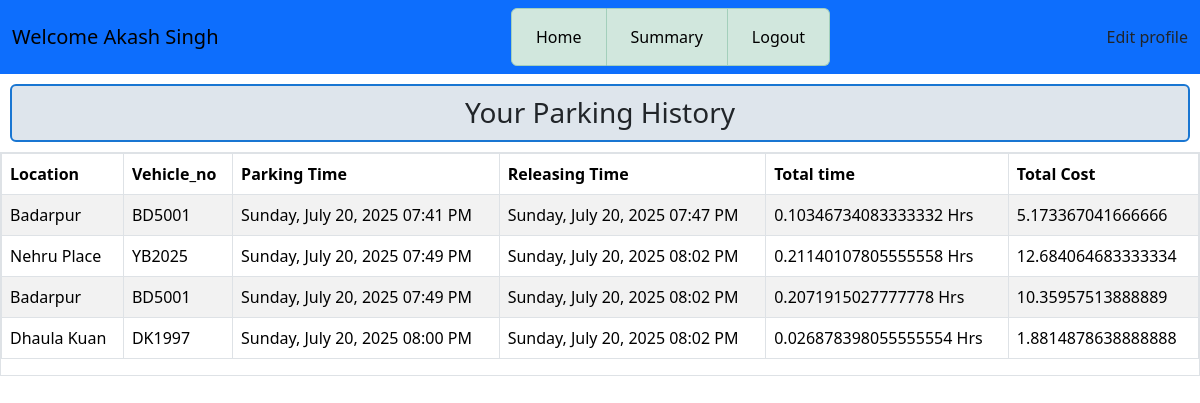
The page /user_summary/3 on the database its author committed.
### application/models.py (models this page shows)
class Users(db.Model):
    id = db.Column(db.Integer, primary_key=True, autoincrement=True)
    email = db.Column(db.String(50), unique=True, nullable=False)
    password = db.Column(db.String(50), nullable=False)
    fullname = db.Column(db.String(50), nullable=False)
    address = db.Column(db.String(400), nullable=False)
    pincode = db.Column(db.String(10), nullable=False)
    type = db.Column(db.String(10), nullable=False, default="user")  # 'user' or 'admin'

class Reserve(db.Model):
    id = db.Column(db.Integer, primary_key=True, autoincrement=True)
    user_id = db.Column(db.Integer, db.ForeignKey('users.id'), nullable=False)
    lot_id = db.Column(db.Integer, db.ForeignKey('lots.id'), nullable=False)
    spot_id = db.Column(db.String, db.ForeignKey('spots.id'), nullable=False)
    start_time = db.Column(db.DateTime)
    end_time = db.Column(db.DateTime)
    total_time = db.Column(db.Float)  # in hours
    location = db.Column(db.String(200), nullable=False)
    status = db.Column(db.String, default="Unoccupied") # Unoccupied or Occupied
    cost = db.Column(db.Float)
    vehicle_no = db.Column(db.String(20), nullable=False)

### application/controllers.py (the view)
@app.route('/user_summary/<int:user_id>', methods=['GET'])
def user_summary(user_id):
    this_user = Users.query.get(user_id)
    reserve = Reserve.query.filter_by(user_id=user_id).all()
    return render_template('summ_user.html', this_user=this_user, reserve=reserve)

### templates/summ_user.html (shortened to what this page needs)
<!DOCTYPE html>
<html lang="en">
<head>
    <link rel="stylesheet" href="/static/css/style.css">
    <link href="https://cdn.jsdelivr.net/npm/bootstrap@5.3.7/dist/css/bootstrap.min.css" rel="stylesheet">
</head>
<body>
    <div id ="main">
        <div id ="canvas" class="overflow-auto">
            <nav class="navbar navbar-expand-lg bg-primary">
                <div class="container-fluid">
                    <div class="navbar-brand" >Welcome {{this_user.fullname}}</div>
                    <div class="collapse navbar-collapse" id="navbarSupportedContent">
                        <ul class="navbar-nav mx-auto mb-2 mb-lg-0 list-group list-group-horizontal text-center">
                            <li class="nav-item list-group-item  list-group-item-success">
                                <a class="nav-link active" aria-current="page" href="/user_dashboard/{{this_user.id}}">Home</a>
                            </li>
                            <li class="nav-item list-group-item  list-group-item-success">
                                <a class="nav-link active" aria-current="page" href="/user_summary/{{this_user.id}}">Summary</a>
                            </li>
                            <li class="nav-item list-group-item  list-group-item-success">
                                <a class="nav-link active" aria-current="page" href="/login">Logout</a>
                            </li>
                        </ul>
                        <a class="nav-link active" aria-current="page" href="/edit_profile/{{this_user.id}}">Edit profile</a>
                    </div>
                </div>
            </nav>
            <div id ="content" class="overflow-auto">
                    <h3 class="heading">Your Parking History</h3>
                    <div id="table1" class="border" >
                    <table class="table table-striped table-bordered" >
                        <thead>
                            <tr>
                                <th scope="col">Location</th>
                                <th scope="col">Vehicle_no</th>
                                <th scope="col">Parking Time</th>
                                <th scope="col">Releasing Time</th>
                                <th scope="col">Total time</th>
                                <th scope="col">Total Cost</th>
                            </tr>
                        </thead>
                            <tbody>
                                {% for his in reserve %}
                                <tr>
                                    <td>{{his.location}}</td>
                                    <td>{{his.vehicle_no}}</td>
                                    <td>{{his.start_time.strftime('%A, %B %d, %Y %I:%M %p') }}</td>
                                    <td>{{his.end_time.strftime('%A, %B %d, %Y %I:%M %p') }}</td>
                                    <td>{{his.total_time }} Hrs</td>
                                    <td>{{his.cost}}</td>
                                </tr>
                                {% endfor %}
                            </tbody>
                    </table>
                    </div>
            </div>
        </div>
    </div>
</body>
</html>

### static/css/style.css (style rules this page uses)
body { background: #d6d9e6; font-family: Arial, sans-serif; }
.heading { margin:3px; text-align: center; padding-left: 3px; margin: 10px; border: 2px solid #1976d2; padding: 10px; border-radius: 6px; margin-bottom: 10px; background: #dee5ec; }

### rows shown on the page
Users: fullname "Akash Singh"
Reserve: location "Badarpur", vehicle_no "BD5001", start_time "Sunday, July 20, 2025 07:41 PM", end_time "Sunday, July 20, 2025 07:47 PM", total_time "0.10346734083333332", cost "5.173367041666666"
Reserve: location "Nehru Place", vehicle_no "YB2025", start_time "Sunday, July 20, 2025 07:49 PM", end_time "Sunday, July 20, 2025 08:02 PM", total_time "0.21140107805555558", cost "12.684064683333334"
Reserve: location "Badarpur", vehicle_no "BD5001", start_time "Sunday, July 20, 2025 07:49 PM", end_time "Sunday, July 20, 2025 08:02 PM", total_time "0.2071915027777778", cost "10.35957513888889"
Reserve: location "Dhaula Kuan", vehicle_no "DK1997", start_time "Sunday, July 20, 2025 08:00 PM", end_time "Sunday, July 20, 2025 08:02 PM", total_time "0.026878398055555554", cost "1.8814878638888888"
